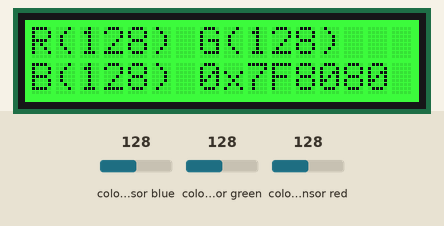
A sketch run on a simulated Arduino Uno, built with avr-gcc and run on an emulated ATmega328P. On the bench: 16×2 character LCD. The test bench sets the inputs (shaded band); at power-on: colour sensor blue 128, colour sensor green 128, colour sensor red 128. What the sketch prints to the serial monitor is not drawn.

Above: at 1.2 s.
1.3 s: colour sensor blue set to 191
At 2.8 s:
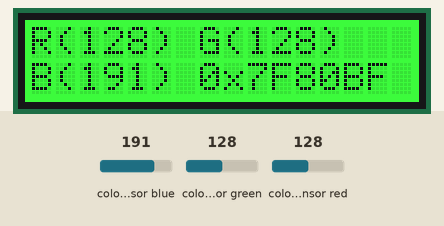
3.4 s: colour sensor green set to 5
At 4.1 s:
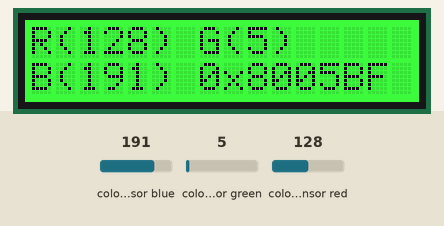
5.1 s: colour sensor red set to 191
At 6.4 s:
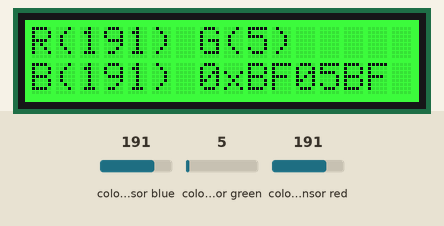
6.9 s: colour sensor blue set to 250
At 7.5 s:
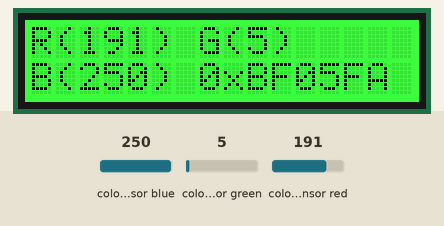
8.6 s: colour sensor green set to 128
At 9.9 s:
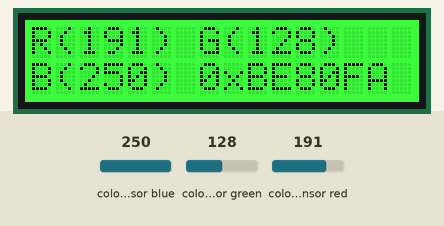
12.4 s: colour sensor red set to 5
At 13.6 s:
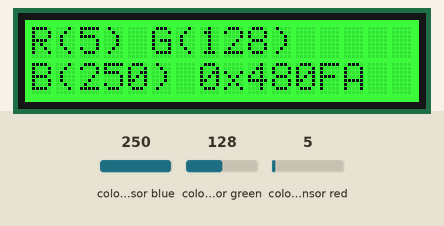
Timing chart, 0 to 14.9 s (numbered marks = the images above; inputs shaded):
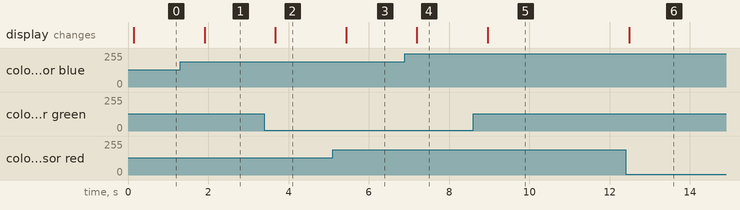

Measured:
- after the input at 1.3 s, the display: changes after 0.61 s (image 1)
- after the input at 3.4 s, the display: changes after 0.27 s (image 2)
- after the input at 5.1 s, the display: changes after 0.33 s (image 3)
- after the input at 6.9 s, the display: changes after 0.30 s (image 4)
- after the input at 8.6 s, the display: changes after 0.36 s (image 5)
- after the input at 12.4 s, the display: changes after 0.08 s (image 6)

The sketch:

colourSensor.ino
```cpp
#include <Wire.h>
#include "rgb_lcd.h"
#include "Adafruit_TCS34725.h"

float red, green, blue;
uint32_t colorcode;

rgb_lcd lcd;                                                                                // Instantiate LCD
Adafruit_TCS34725 tcs = Adafruit_TCS34725(TCS34725_INTEGRATIONTIME_50MS, TCS34725_GAIN_4X); // Instantiate TC34725 colour sensor

void setup()
{
    Wire.begin();               // Initialize I2C port
    Serial.begin(115200);       // Initialize Serial Port for debugging
    lcd.begin(16, 2);           // Initialize LCD
    lcd.setRGB(0, 255, 0);      // Green LCD Back Light

    while (!tcs.begin())        // Initialize TC34725 colour sensor
    {
        Serial.println("TCS34725 not found ... check your connections");
        delay(1000);
    }
    tcs.setIntegrationTime(TCS34725_INTEGRATIONTIME_614MS);     // Sets the integration time for the TC34725 colour sensor TCS34725_INTEGRATIONTIME_154MS
    tcs.setGain(TCS34725_GAIN_16X);                             // Adjusts the gain on the TCS34725 colour sensor
}

void loop()
{
    tcs.getRGB(&red, &green, &blue);                                                // Reads Red, Green and Blue values.
    colorcode = (uint8_t) red * 65536 + (uint8_t) green * 256 + (uint8_t) blue;     // Format colorcode = 0xRRGGBB

    Serial.print("R (");                // Print colour values to Serial Port
    Serial.print((uint8_t) red);        //
    Serial.print(") G(");               //
    Serial.print((uint8_t) green);      //
    Serial.print(") B(");               //
    Serial.print((uint8_t) blue);       //
    Serial.print(") Colorcode = 0x");   //
    Serial.println(colorcode, HEX);     //

    lcd.clear();                        // Print colour values to LCD
    lcd.setCursor(0, 0);                //
    lcd.print("R(");                    //
    lcd.print((uint8_t) red);           //
    lcd.print(") G(");                  //
    lcd.print((uint8_t) green);         //
    lcd.print(")");                     //
    lcd.setCursor(0, 1);                //
    lcd.print("B(");                    //
    lcd.print((uint8_t) blue);          //
    lcd.print(") 0x");                  //
    lcd.print(colorcode, HEX);          //

    delay(800);
}
```
